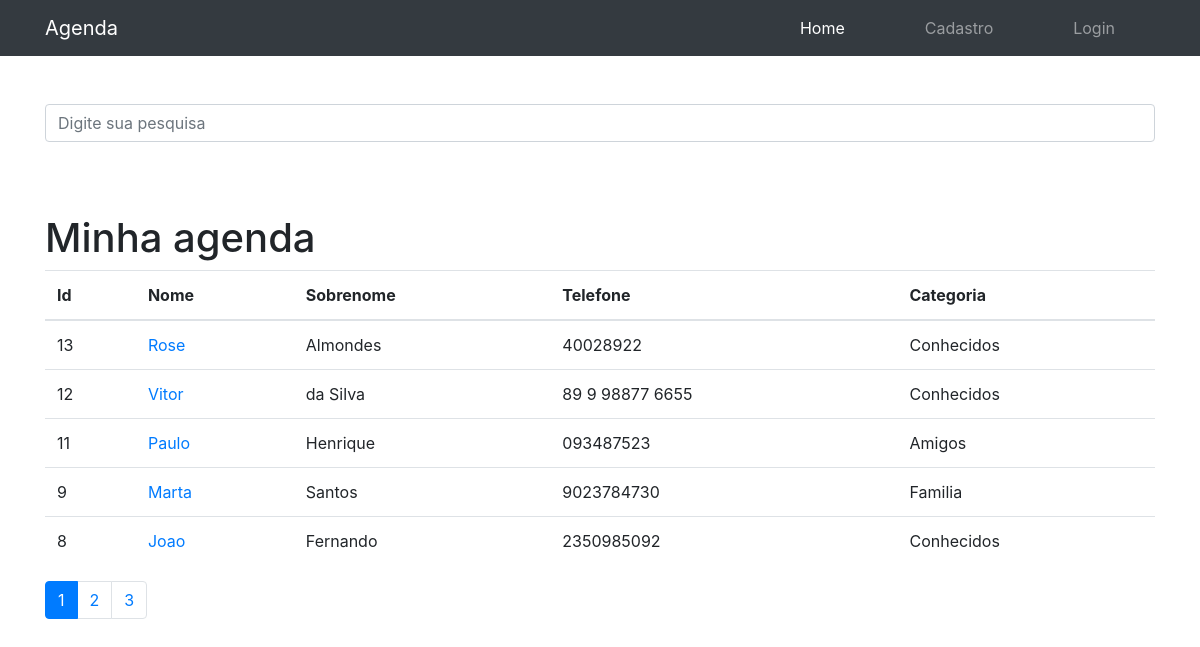
The page / on the database its author committed.
### contatos/models.py (models this page shows, shortened)
class Contato(models.Model):
    nome = models.CharField(max_length=255)
    sobrenome = models.CharField(max_length=255, blank=True)
    telefone = models.CharField(max_length=255)
    email = models.CharField(max_length=255, blank=True)
    data_criacao = models.DateTimeField(default=timezone.now)
    descricao = models.TextField(blank=True)
    categoria = models.ForeignKey(Categoria, on_delete=models.DO_NOTHING)
    mostrar = models.BooleanField(default=True)
    foto = models.ImageField(blank=True, upload_to='fotos/%Y/%m/%d/')

class Categoria(models.Model):
    nome = models.CharField(max_length=255)
    def __str__(self):
        return self.nome

### contatos/views.py (the view)
# urls.py: path('', views.index, name='index'),
def index(request):
    contatos = Contato.objects.order_by("-id").filter(
        mostrar=True  # mostra apenas os contatos que estão marcados como mostrar=True
    )  # Posso colocar mais de um filtro, por exemplo: .filter(mostrar=True, nome='João')
    paginator = Paginator(contatos, 5)  # Show 5 contacts per page.
    page = request.GET.get("p")  # p é o nome do parâmetro que será passado na url
    contatos = paginator.get_page(
        page
    )  # contatos é o nome da variável que será passada para o template
    return render(request, "contatos/index.html", {
        "contatos": contatos
    })

### contatos/templates/contatos/index.html (shortened to what this page needs)
{% extends 'base.html' %}
{% block nav_home_active %}
    <li class="nav-item active">
        <a class="nav-link" href="{% url 'index' %}">Home
        </a>
    </li>
{% endblock %}
{% block conteudo %}
<h1 class="mt-5">Minha agenda</h1>
<table class="table">
    <thead>
        <tr>
            <th>Id</th>
            <th>Nome</th>
            <th>Sobrenome</th>
            <th>Telefone</th>
            <th>Categoria</th>
        </tr>
    </thead>
    <tbody>
        {% for contato in contatos %}
            <tr>
                <td>{{ contato.id }}</td>
                <td>
                    <a href="{% url 'ver_contato' contato_id=contato.id %}">{{ contato.nome }}</a>
                </td>
                <td>{{ contato.sobrenome }}</td>
                <td>{{ contato.telefone }}</td>
                <td>{{ contato.categoria }}</td>
                </tr>
        {% endfor %}
    </tbody>
</table>
<nav aria-label="Page navigation example">
    <ul class="pagination">
        {% for pagina in contatos.paginator.page_range %}
            {% if contatos.number == pagina %}
                <li class="page-item active">
                    <a class="page-link" href="?p={{ pagina }}&termo={{ request.GET.termo }}">{{ pagina }}</a>
                </li>
            {% else %}
                <li class="page-item ">
                    <a class="page-link" href="?p={{ pagina }}&termo={{ request.GET.termo }}">{{ pagina }}</a>
                </li>
            {% endif %}
        {% endfor %}
    </ul>
</nav>
{% endblock  %}

### rows shown on the page
Contato: id "13", nome "Rose", sobrenome "Almondes", telefone "40028922", categoria "Conhecidos"
Contato: id "12", nome "Vitor", sobrenome "da Silva", telefone "89 9 98877 6655", categoria "Conhecidos"
Contato: id "11", nome "Paulo", sobrenome "Henrique", telefone "093487523", categoria "Amigos"
Contato: id "9", nome "Marta", sobrenome "Santos", telefone "9023784730", categoria "Familia"
Contato: id "8", nome "Joao", sobrenome "Fernando", telefone "2350985092", categoria "Conhecidos"

### other values the page prints
{{ pagina }} "1"
{{ pagina }} "2" "3"
